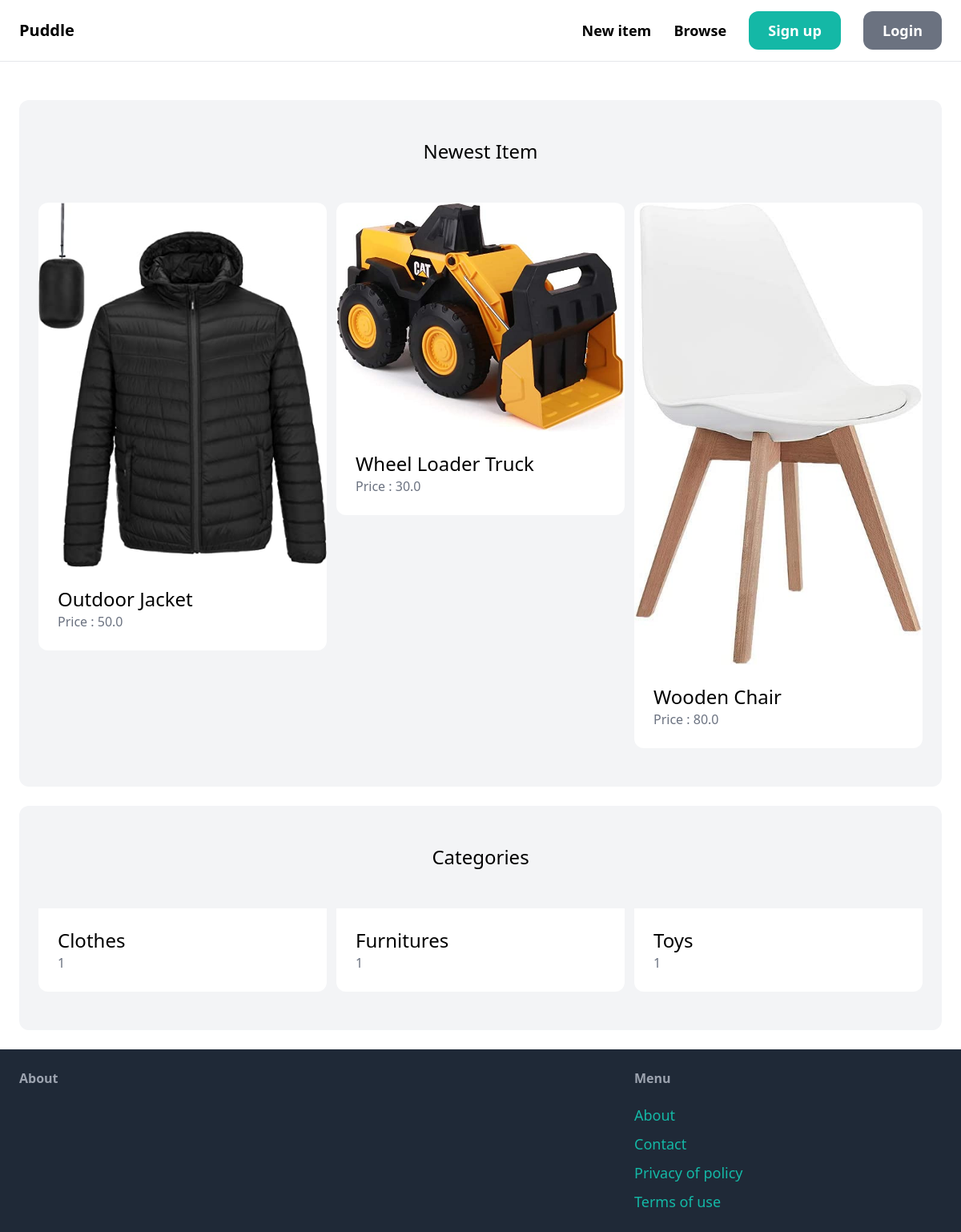
The page / on the database its author committed.
### item/models.py (models this page shows, shortened)
class Item(models.Model):
    category = models.ForeignKey(Category, related_name='items', on_delete=models.CASCADE)
    name = models.CharField(max_length=255)
    description = models.TextField(blank=True, null=True)
    price = models.FloatField()
    image = models.ImageField(upload_to='item_images', blank=True, null=True)
    is_sold = models.BooleanField(default=False)
    created_by = models.ForeignKey(User, related_name='items', on_delete=models.CASCADE)
    created_at = models.DateTimeField(auto_now_add=True)

class Category(models.Model):
    name = models.CharField(max_length=255)
    class Meta:
        ordering = ('name',)
        verbose_name_plural = "Categories"

### marketplace_app/views.py (the view)
# urls.py: path('', views.index, name='index'),
def index(request):
    items = Item.objects.filter(is_sold=False)[0:6]
    category = Category.objects.all()
    return render(request, 'marketplace_app/index.html', {'items' : items, 'categories' : category})

### marketplace_app/templates/marketplace_app/index.html (shortened to what this page needs)
{% extends "marketplace_app/base.html" %}
{% load static %}
{% block content %}
    <div class="mt-6 px-6 py-12 bg-gray-100 rounded-xl">
        <h2 class="mb-12 text-2xl text-center">Newest Item</h2>
        <div class="grid grid-cols-3 gap-3">
            {% for item in items %}
                <div>
                    <a href= "{% url 'item:detail' item.id %}">
                        <div>
                            <img src="{{ item.image.url }}" class="rounded-t-xl">
                        </div>
                        <div class="p-6 bg-white rounded-b-xl">
                            <h2 class="text-2xl">{{ item.name }}</h2>
                            <p class="text-gray-500">Price : {{ item.price }}</p>
                        </div>
                    </a>
                </div>
            {% endfor %}
        </div>
    </div>
    <div class="mt-6 px-6 py-12 bg-gray-100 rounded-xl">
        <h2 class="mb-12 text-2xl text-center">Categories</h2>
        <div class="grid grid-cols-3 gap-3">
            {% for category in categories %}
                <div>
                    <a href=#>
                        <div class="p-6 bg-white rounded-b-xl">
                            <h2 class="text-2xl">{{ category.name }}</h2>
                            <p class="text-gray-500">{{ category.items.count }}</p>
                        </div>
                    </a>
                </div>
            {% endfor %}
        </div>
    </div>
{% endblock  %}

### rows shown on the page
Item: image (picture), name "Outdoor Jacket", price "50.0"
Item: image (picture), name "Wheel Loader Truck", price "30.0"
Item: image (picture), name "Wooden Chair", price "80.0"
Category: name "Clothes", items.count "1"
Category: name "Furnitures", items.count "1"
Category: name "Toys", items.count "1"
